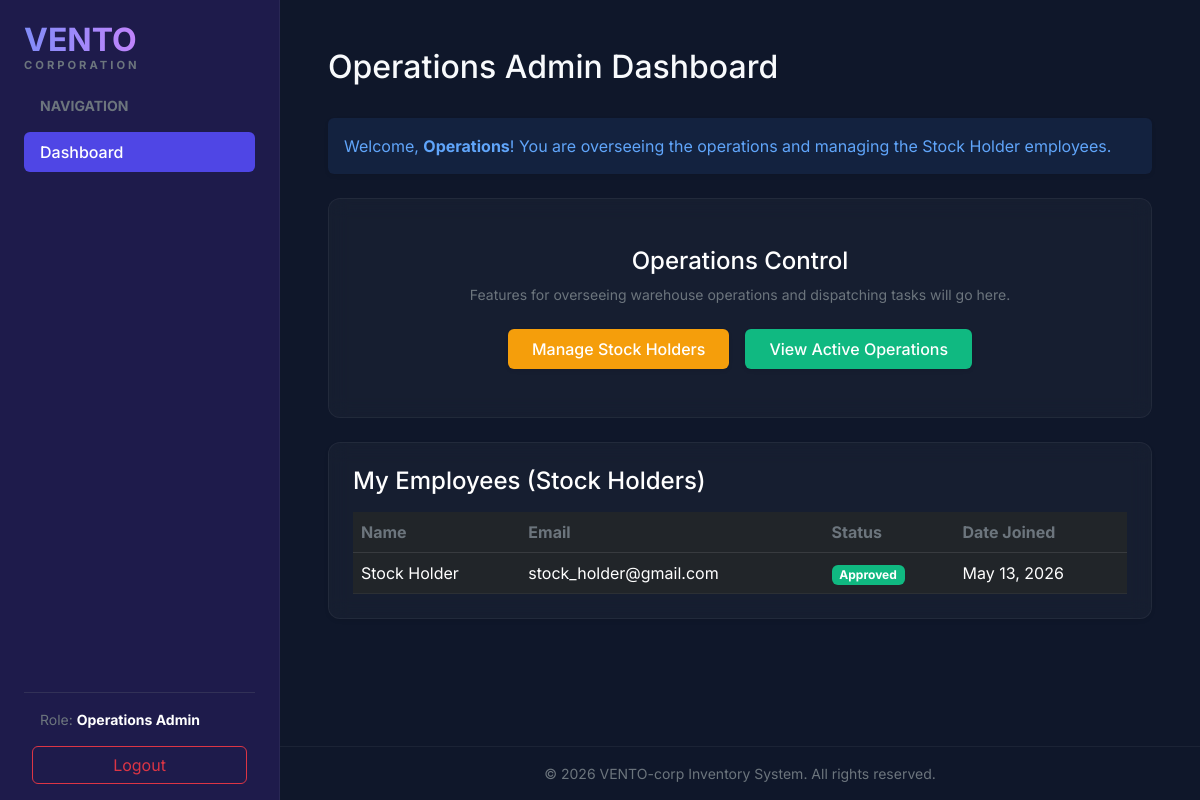
The page /public/admin/operations/operations.php (signed in) on the database its author committed.
### tables this page shows
CREATE TABLE IF NOT EXISTS employees (
    id INT AUTO_INCREMENT PRIMARY KEY,
    first_name VARCHAR(50) NOT NULL,
    last_name VARCHAR(50) NOT NULL,
    email VARCHAR(100) NOT NULL UNIQUE,
    password VARCHAR(255) NOT NULL,
    role ENUM('stock_holder', 'inventory_clerk', 'it_encoder', 'it_security') NOT NULL,
    status ENUM('pending', 'approved', 'rejected') DEFAULT 'pending',
    application_file VARCHAR(255),
    created_at TIMESTAMP DEFAULT CURRENT_TIMESTAMP,
    updated_at TIMESTAMP DEFAULT CURRENT_TIMESTAMP ON UPDATE CURRENT_TIMESTAMP
);

### public/admin/operations/operations.php (the view, shortened to what this page needs)
<?php
require_once '../../../config/db.php';
$emp_stmt = $pdo->prepare("SELECT first_name, last_name, email, status, created_at FROM employees WHERE role = 'stock_holder'");
$emp_stmt->execute();
$employees = $emp_stmt->fetchAll(PDO::FETCH_ASSOC);
require_once '../../../includes/adminHeader.php';
?>
<div class="dashboard">
    <div class="d-flex justify-content-between align-items-center mb-4">
        <h2>Operations Admin Dashboard</h2>
    </div>
    <div class="alert alert-info border-0 shadow-sm" style="background: rgba(59, 130, 246, 0.1); color: #60a5fa;">
        Welcome, <strong><?php echo htmlspecialchars($_SESSION['first_name']); ?></strong>! You are overseeing the operations and managing the Stock Holder employees.
    </div>
    <div class="card p-5 text-center mt-4" style="background: rgba(255, 255, 255, 0.03); border: 1px dashed rgba(255,255,255,0.1); border-radius: 12px;">
        <h4 class="text-white mb-2">Operations Control</h4>
        <p class="text-secondary small mb-4">Features for overseeing warehouse operations and dispatching tasks will go here.</p>
        <div class="d-flex justify-content-center gap-3 flex-wrap">
            <button class="btn btn-primary px-4 py-2 fw-medium border-0 shadow-sm" style="background: #f59e0b;">Manage Stock Holders</button>
            <button class="btn btn-primary px-4 py-2 fw-medium border-0 shadow-sm" style="background: #10b981;">View Active Operations</button>
        </div>
    </div>
    <div class="card p-4 mt-4 border-0 shadow-sm" style="background: rgba(255, 255, 255, 0.03); border: 1px dashed rgba(255,255,255,0.1); border-radius: 12px;">
        <h4 class="mb-3 text-white">My Employees (Stock Holders)</h4>
        <div class="table-responsive">
            <table class="table table-dark table-hover mb-0" style="background: transparent;">
                <thead>
                    <tr>
                        <th class="text-secondary" style="border-bottom-color: rgba(255,255,255,0.1);">Name</th>
                        <th class="text-secondary" style="border-bottom-color: rgba(255,255,255,0.1);">Email</th>
                        <th class="text-secondary" style="border-bottom-color: rgba(255,255,255,0.1);">Status</th>
                        <th class="text-secondary" style="border-bottom-color: rgba(255,255,255,0.1);">Date Joined</th>
                    </tr>
                </thead>
                <tbody>
                    <?php if (count($employees) > 0): ?>
                        <?php foreach ($employees as $emp): ?>
                            <tr>
                                <td style="border-bottom-color: rgba(255,255,255,0.05);"><?php echo htmlspecialchars($emp['first_name'] . ' ' . $emp['last_name']); ?></td>
                                <td style="border-bottom-color: rgba(255,255,255,0.05);"><?php echo htmlspecialchars($emp['email']); ?></td>
                                <td style="border-bottom-color: rgba(255,255,255,0.05);">
                                    <?php if ($emp['status'] === 'approved'): ?>
                                        <span class="badge bg-success" style="background-color: #10b981 !important;">Approved</span>
                                    <?php elseif ($emp['status'] === 'pending'): ?>
                                        <span class="badge text-dark" style="background-color: #f59e0b;">Pending</span>
                                    <?php else: ?>
                                        <span class="badge bg-danger">Rejected</span>
                                    <?php endif; ?>
                                </td>
                                <td style="border-bottom-color: rgba(255,255,255,0.05);"><?php echo date('M d, Y', strtotime($emp['created_at'])); ?></td>
                            </tr>
                        <?php endforeach; ?>
                    <?php else: ?>
                        <tr>
                            <td colspan="4" class="text-center text-secondary py-4" style="border-bottom-color: rgba(255,255,255,0.05);">No employees found.</td>
                        </tr>
                    <?php endif; ?>
                </tbody>
            </table>
        </div>
    </div>
</div>
<?php
require_once '../../../includes/adminFooter.php';
?>

### includes/adminHeader.php (style rules this page uses)
body { font-family: 'Inter', sans-serif; background-color: #0f172a; color: #f8fafc; }
.card, .stat-card { background: rgba(255, 255, 255, 0.03) !important; border: 1px solid rgba(255, 255, 255, 0.05) !important; backdrop-filter: blur(10px); }

### rows shown on the page
employees: first_name+last_name "Stock Holder", email "stock_holder@gmail.com", status "Approved", created_at "May 13, 2026"

### other values the page prints
str_replace('_', ' ', $_SESSION['role'] ?? $_SESSION['user_type']) "Operations Admin"
$_SESSION['first_name'] "Operations"
